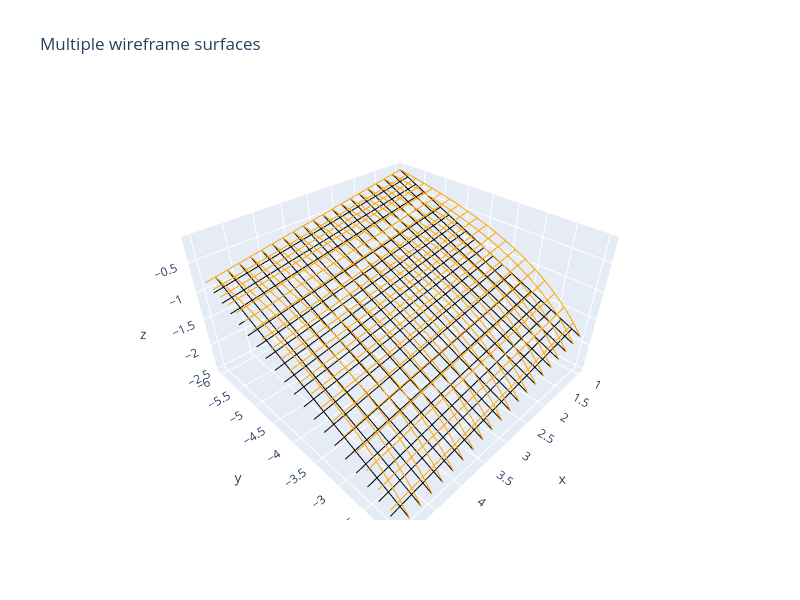

This figure's notebook cell:
### Code cell
mccormick_x_div_y((1, 5), (-6, -2))
mccormick_z_mul_y((1, 5), (-6, -2))
x = np.linspace(1,5, 100) #v105
y = np.linspace(-6,-2, 100) #v112 z136 exp()

X, Y = np.meshgrid(x, y)


Z = X / Y
z1= -0.16666666666666666 * X +  -0.4166666666666667 * Y +  -2.5
z2= -0.5 * X +  -0.08333333333333333 * Y +  -0.16666666666666666


z3= -0.16666666666666666 * X +  5 * 1/Y +  0.8333333333333333
z4= -0.5 * X +  1 * 1/Y +  0.5
plot_wireframe(X, Y, Z,z1,z2,z3,z4,False,True,False,True,False)
